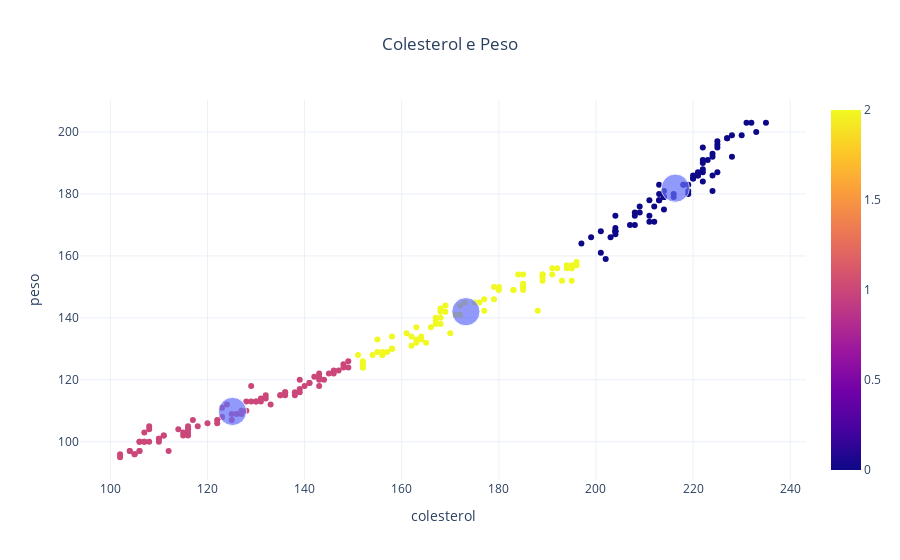

Here is the notebook cell this chart was saved with:
### Markdown cell above
## Segmentando clientes baseado na análise dos clusters

### Code cell
# Gerando gráfico da análise dos clusters

x= 'colesterol'
y= 'peso'

grafico_scatter(op_saude[x], op_saude[y],  op_saude['clusters'], centr_cluster[:,1], centr_cluster[:,0], 'Colesterol e Peso', x, y)

### Figure 1 — Plotly figure (JSON) as saved in the notebook; plotly's stock layout.template omitted (floating-point values rounded to 4 significant figures; data arrays with more than 128 entries replaced by an {"elided": "..."} marker saying what was removed)
{"data": [{"hovertemplate": "x=%{x}<br>y=%{y}<br>color=%{marker.color}<extra></extra>", "legendgroup": "", "marker": {"color": {"elided": "225 int values"}, "coloraxis": "coloraxis", "symbol": "circle"}, "mode": "markers", "name": "", "orientation": "v", "showlegend": false, "type": "scatter", "x": {"elided": "225 int values"}, "xaxis": "x", "y": {"elided": "225 float values"}, "yaxis": "y"}, {"hovertemplate": "x=%{x}<br>y=%{y}<br>size=%{marker.size}<extra></extra>", "legendgroup": "", "marker": {"color": "#636efa", "size": [3, 3, 3], "sizemode": "area", "sizeref": 0.0075, "symbol": "circle"}, "mode": "markers", "name": "", "orientation": "v", "showlegend": false, "type": "scatter", "x": [216.3, 125.2, 173.2], "xaxis": "x", "y": [181.9, 109.8, 142.0], "yaxis": "y"}], "layout": {"title": {"text": "Colesterol e Peso", "x": 0.5}, "xaxis": {"title": {"text": "colesterol"}}, "yaxis": {"title": {"text": "peso"}}}}
